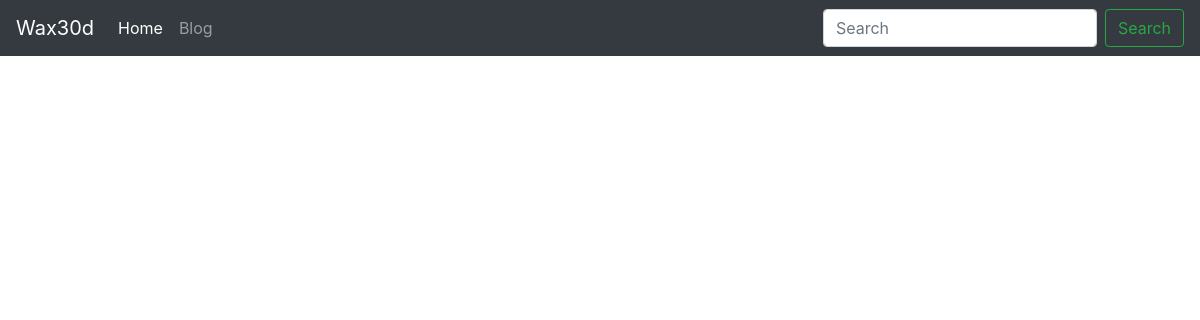
The app's page /, older data.
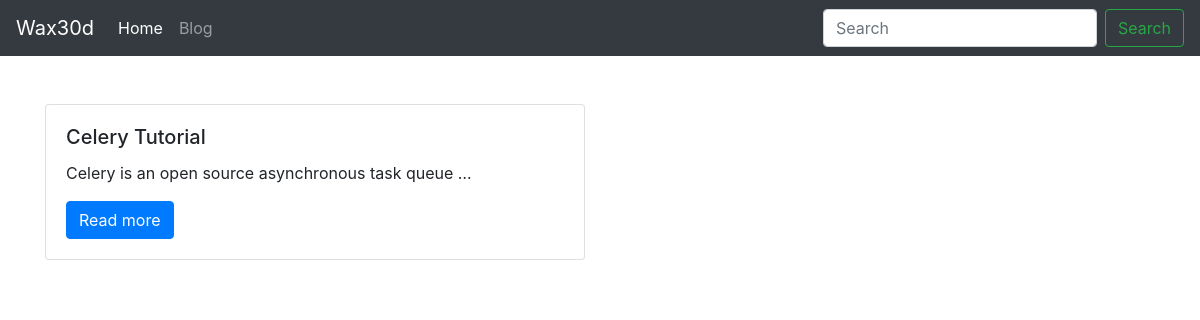
The same page, newer data.
### blog/models.py (models this page shows, shortened)
class Post(models.Model):
    title = models.CharField(max_length=250, unique=True)
    slug = models.SlugField(max_length=250,
                            unique=True)
    author = models.ForeignKey(User,
                               on_delete=models.CASCADE,
                               related_name='blog_posts')
    body = models.TextField()
    publish = models.DateTimeField(default=timezone.now)
    class Meta:
        ordering = ('-publish',)
    def get_absolute_url(self):
        return reverse('blog:blog_detail', args=[self.slug])

### blog/views.py (the view)
# urls.py: path('', BlogListView.as_view(), name='blog_list'),
class BlogListView(ListView):
    model = Post
    context_object_name = 'posts'
    template_name = 'blog/blog_list.html'

### blog/templates/blog/blog_list.html
{% extends 'base.html' %}
{% block container %}
<div class="row">
    {% for post in posts %}
    <div class="col-sm-6 mt-4">
        <div class="card">
            <div class="card-body">
                <h5 class="card-title">{{ post.title }}</h5>
                <p class="card-text">{{ post.body | truncatechars:50 }}</p>
                <a href="{{ post.get_absolute_url }}" class="btn btn-primary">Read more</a>
            </div>
        </div>
    </div>
    {% endfor %}
</div>
{% endblock %}

Row changes from the older to the newer data that the page shows:
added Post: title "Celery Tutorial", body "Celery is an open source asynchronous task queue …"
